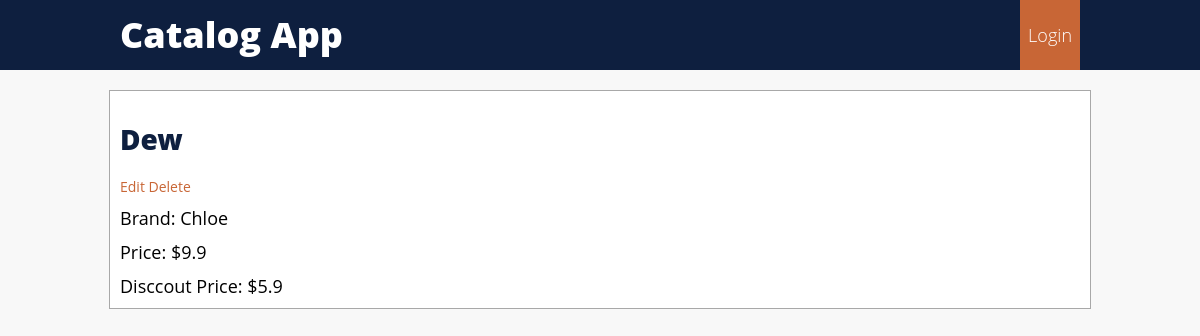
The page /shop/Gilt/29 on the database as committed earlier.
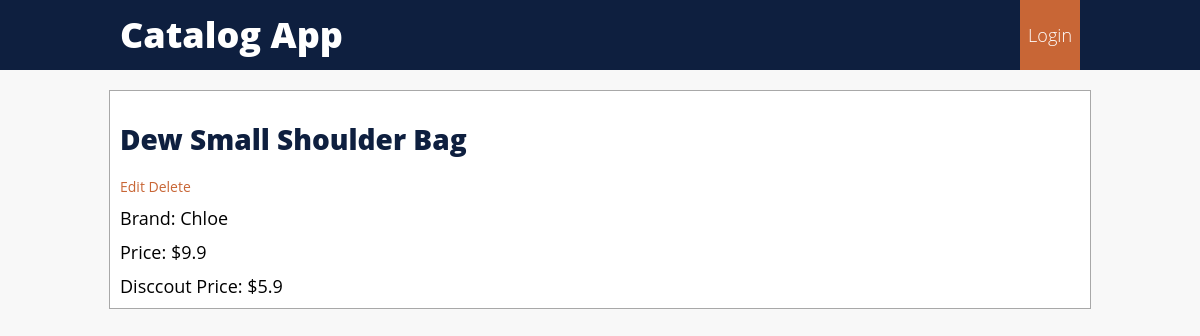
The same page on the database as committed later.
### database_setup.py (models this page shows, shortened)
class Item(Base):
    __tablename__ = 'item'
    title = Column(String(100), nullable = False, index = True)
    price = Column(Integer, nullable = True)
    discount_price=Column(Integer, nullable = True)
    id = Column(Integer, primary_key = True)
    brand= Column(String(20), nullable = True, index = True)
    pic = Column(String(200),nullable = True)
    shop_id = Column(Integer, ForeignKey("shop.id"),nullable=True)
    shop=relationship("Shop")

### project.py (the view)
@app.route('/shop/<string:shop_name>/<int:item_id>')
def item_info(item_id,shop_name):
    if 'username' in login_session:
        log_staus = "Logout"
    else:
        log_staus = "Login"
    item = session.query(Item).filter_by(id=item_id).one()
    return render_template('item_info.html',item=item,log_staus=log_staus)

### templates/item_info.html (shortened to what this page needs)
<!DOCTYPE html>
<html lang="en">
<head>
    <link rel=stylesheet type=text/css href="{{ url_for('static', filename='styles.css') }}">
</head>
<body>
    <header>
        <div class="header-wrap">
            <a class="title" href="/">Catalog App</a>
            <div class="login">
                {% if log_status=="login" %}
                <a class="headerlink" href="/gconnect">Logout</a></div>
                {% else %}
                <a class="headerlink" href="/login">Login</a></div>
                {% endif %}
        </div>
    </header>
    <div class="content">
<h1>{{item.title}}</h1>
        <div>
<a href="/shop/{{item.shop.name}}/{{item.id}}/edit">Edit</a>
<a href="/shop/{{item.shop.name}}/{{item.id}}/delete">Delete</a>
        </div>
        <p class="detail">Brand: {{item.brand}}</p>
        <p class="detail">Price: {{item.price}}</p>
        <p class="detail">Disccout Price: {{item.discount_price}}</p>
    </div>
</body>
</html>

Rows that differ between the two databases and show on the page:
changed Item "Chloe": title "Dew" → "Dew Small Shoulder Bag"
